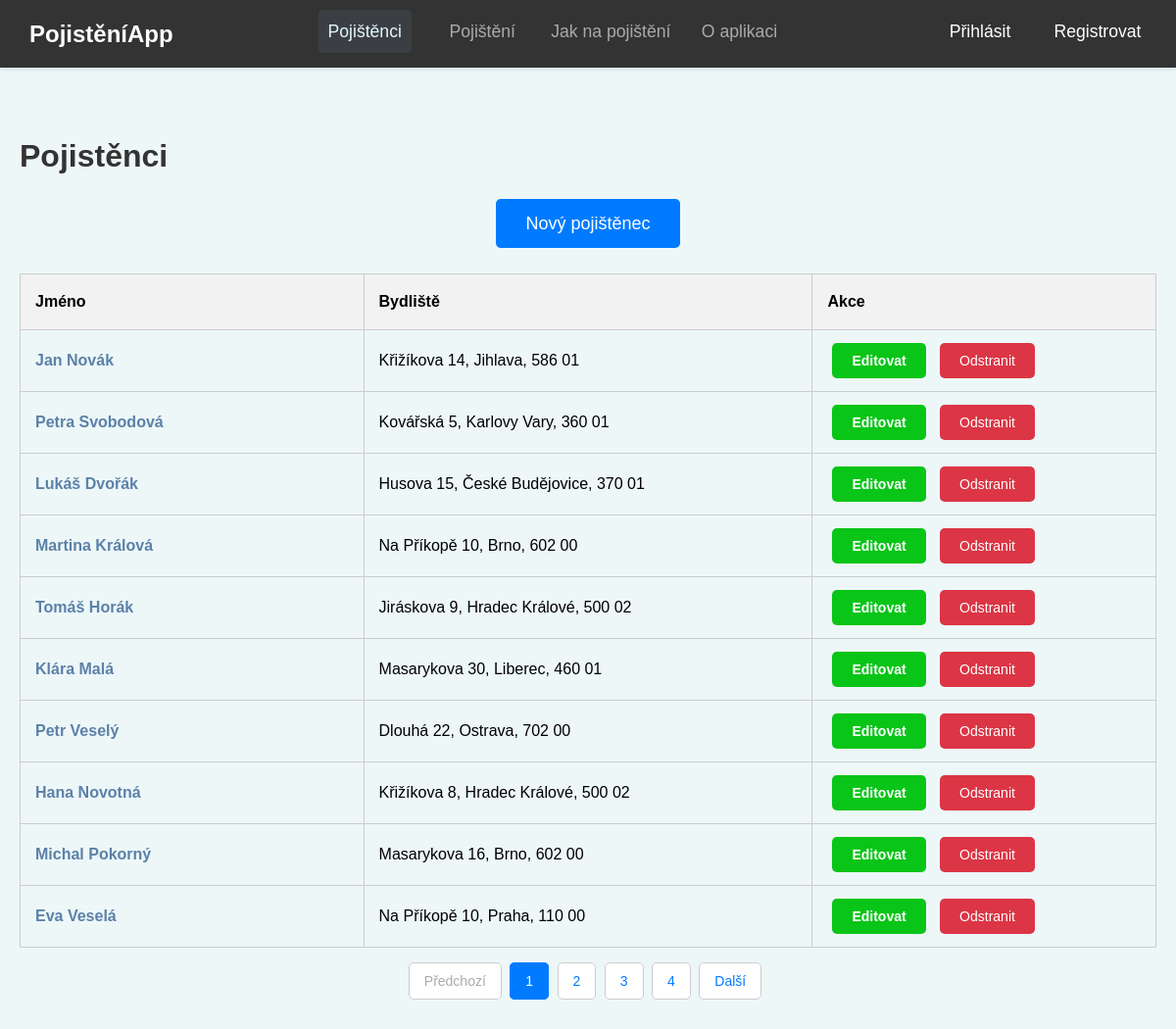
The page /pojisteni/seznam/ on the database its author committed.
### insurance/models.py (models this page shows, shortened)
class InsuredPerson(models.Model):
    first_name = models.CharField("Jméno", max_length=100)
    last_name = models.CharField("Příjmení", max_length=100)
    email = models.EmailField("Email")
    phone_number = models.CharField("Telefonní číslo", max_length=16)
    street_address = models.CharField("Ulice a číslo popisné", max_length=255)
    city = models.CharField("Město", max_length=100)
    postal_code = models.CharField("PSČ", max_length=10)
    class Meta:
        verbose_name = "Pojištěná osoba"
        verbose_name_plural = "Pojištěné osoby"

### insurance/views.py (the view)
# urls.py: path('', lambda request: redirect('insured_list'), name='index'),  # Přesměrování na seznam pojištěnců
def index(request):
    insured_people_list = InsuredPerson.objects.all()
    paginator = Paginator(insured_people_list, 10)  # počet pojištěnců na stránku
    page_number = request.GET.get('page')
    insured_people = paginator.get_page(page_number)
    return render(request, 'insurance/index.html', {'insured_people': insured_people})

### insurance/templates/insurance/index.html (shortened to what this page needs)
{% extends 'insurance/base.html' %}
{% block content %}
    <div class="container">
        <h1>Pojistěnci</h1>
        <div class="new-insured-button-container">
            <a href="{% url 'add_insured' %}" class="btn btn-primary new-insured-button">Nový pojištěnec</a>
        </div>
        <table class="table table-striped">
            <thead>
                <tr>
                    <th>Jméno</th>
                    <th>Bydliště</th>
                    <th>Akce</th>
                </tr>
            </thead>
            <tbody>
                {% for person in insured_people %}
                <tr>
                    <td><a href="{% url 'insured_detail' person.id %}">{{ person.first_name }} {{ person.last_name }}</a></td>
                    <td>{{ person.street_address }}, {{ person.city }}, {{ person.postal_code }}</td>
                    <td>
                        <a href="{% url 'edit_insured' person.id %}" class="btn btn-warning">Editovat</a>
                        <form action="{% url 'delete_insured' person.id %}" method="post" style="display:inline;">
                            <button type="submit" class="btn btn-danger">Odstranit</button>
                        </form>
                    </td>
                </tr>
                {% endfor %}
            </tbody>
        </table>
        <div class="pagination">
            <span class="step-links">
                {% if insured_people.has_previous %}
                    <a href="?page={{ insured_people.previous_page_number }}" class="btn btn-light">Předchozí</a>
                {% else %}
                    <a href="#" class="btn btn-light disabled">Předchozí</a>
                {% endif %}
                {% for num in insured_people.paginator.page_range %}
                    {% if insured_people.number == num %}
                        <a href="?page={{ num }}" class="btn btn-primary">{{ num }}</a>
                    {% else %}
                        <a href="?page={{ num }}" class="btn btn-light">{{ num }}</a>
                    {% endif %}
                {% endfor %}
                {% if insured_people.has_next %}
                    <a href="?page={{ insured_people.next_page_number }}" class="btn btn-light">Další</a>
                {% else %}
                    <a href="#" class="btn btn-light disabled">Další</a>
                {% endif %}
            </span>
        </div>
    </div>
{% endblock %}

### insurance/static/css/style.css (style rules this page uses)
body { font-family: Arial, sans-serif; margin: 0; padding: 0; background-color: #edf7f8; }
.container { max-width: 1200px; margin: 80px auto 20px auto; padding: 20px; background-color: #edf7f8; border-radius: 8px; }
h1 { font-size: 2em; color: #333; margin-bottom: 20px; }
a { color: #007bff; text-decoration: none; }
.btn { font-size: 14px; padding: 10px 20px; margin: 5px; border-radius: 5px; border: none; cursor: pointer; }
.btn-primary { background-color: #007bff; color: white; }
.btn-danger { background-color: #dc3545; color: white; }
.btn-warning { background-color: #08c517; color: white; }
table { width: 100%; border-collapse: collapse; margin-bottom: 25px; table-layout: fixed; }
table, th, td { border: 1px solid #ccc; }
th, td { padding: 8px 15px; text-align: left; white-space: nowrap; height: 40px; }
th { background-color: #f2f2f2; }
td a { text-decoration: none; color: #5c81a8; font-weight: bold; }
td button { margin-right: 5px; }
th:nth-child(1), td:nth-child(1) { width: 30%; }
th:nth-child(2), td:nth-child(2) { width: 40%; }
th:nth-child(3), td:nth-child(3) { width: 30%; }
.insured-detail-table th:nth-child(1), td:nth-child(1) { width: 50%; }
.insured-detail-table th:nth-child(2), td:nth-child(2) { width: 25%; }
.insured-detail-table th:nth-child(3), td:nth-child(3) { width: 25%; }
.pagination { text-align: center; }
.pagination .btn { margin-left: -1px; color: #007bff; background-color: white; border: 1px solid #ccc; cursor: pointer; }
.pagination .btn-primary { background-color: #007bff; color: white; border-color: #007bff; }
.pagination a { margin: 0 5px; padding: 10px 15px; text-decoration: none; border: 1px solid #ccc; border-radius: 5px; color: #333; }
.pagination a.disabled { color: #aaa; pointer-events: none; cursor: default; }
.new-insured-button-container { text-align: center; margin: 40px 0; }
.new-insured-button { font-size: 18px; padding: 15px 30px; text-decoration: none; }
.table-striped tbody tr { vertical-align: middle; }

### rows shown on the page
InsuredPerson: first_name "Jan", last_name "Novák", street_address "Křižíkova 14", city "Jihlava", postal_code "586 01"
InsuredPerson: first_name "Petra", last_name "Svobodová", street_address "Kovářská 5", city "Karlovy Vary", postal_code "360 01"
InsuredPerson: first_name "Lukáš", last_name "Dvořák", street_address "Husova 15", city "České Budějovice", postal_code "370 01"
InsuredPerson: first_name "Martina", last_name "Králová", street_address "Na Příkopě 10", city "Brno", postal_code "602 00"
InsuredPerson: first_name "Tomáš", last_name "Horák", street_address "Jiráskova 9", city "Hradec Králové", postal_code "500 02"
InsuredPerson: first_name "Klára", last_name "Malá", street_address "Masarykova 30", city "Liberec", postal_code "460 01"
InsuredPerson: first_name "Petr", last_name "Veselý", street_address "Dlouhá 22", city "Ostrava", postal_code "702 00"
InsuredPerson: first_name "Hana", last_name "Novotná", street_address "Křižíkova 8", city "Hradec Králové", postal_code "500 02"
InsuredPerson: first_name "Michal", last_name "Pokorný", street_address "Masarykova 16", city "Brno", postal_code "602 00"
InsuredPerson: first_name "Eva", last_name "Veselá", street_address "Na Příkopě 10", city "Praha", postal_code "110 00"

### other values the page prints
{{ num }} "1"
{{ num }} "2" "3" "4"
